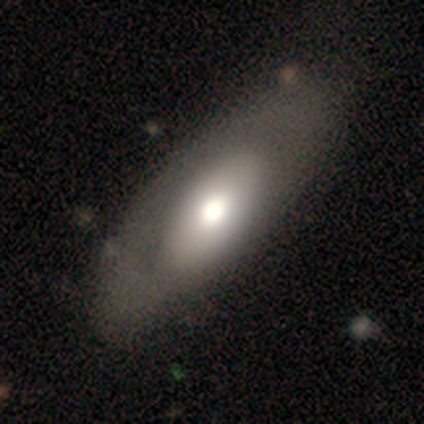
#> input picture images/img7.png, 424 x 424 px, found by its file name
$ python cut_and_scale_img.py
#> lines starting #> are read from the running program, lines starting #| are printed output that depends on the picture
'''process image to grayscaled, cutted, scaled image'''
import cv2

def read_path(path):
    '''return image object'''
    image = cv2.imread(path)
#> image is the input picture: shape (424, 424, 3); mean B, G, R 31.6, 33.3, 35.6
    return image

def cut_image(image):
    '''return cutted image, which is the central
    part of the image'''
    width = int(image.shape[1])
#> width = 424
    height = int(image.shape[0])
#> height = 424
    cropped = image[int(width/4):int(3*width/4),
                    int(height/4):int(3*height/4)]
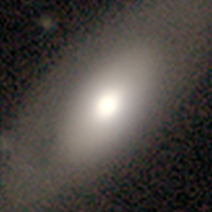
#> cropped: shape (212, 212, 3); mean B, G, R 65.1, 69.3, 74.4
    return cropped

def scale_image(image):
    '''scale image on 50 %'''
    width = int(image.shape[1] * 50 / 100)
#> width = 106
    height = int(image.shape[0] * 50 / 100)
#> height = 106
    dim = (width, height)
#> dim = (106, 106)
    resized = cv2.resize(image, dim, interpolation = cv2.INTER_AREA)
    return resized

def in_grey(image):
    '''return grayscaled image'''
    gray_image = cv2.cvtColor(image, cv2.COLOR_BGR2GRAY)
    return gray_image

def process_image(path):
    '''run procesed image'''
    return in_grey(scale_image(cut_image(read_path(path))))

def viewImage(image, name_of_window):
    '''show image'''
    cv2.namedWindow(name_of_window, cv2.WINDOW_NORMAL)
    cv2.imshow(name_of_window, image)
    cv2.waitKey(0)
    cv2.destroyAllWindows()

if __name__ == '__main__':
    path = r"D:\programing\second_semester\home_work\galaxy_classifier\images\img7.png"
    img = process_image(path)
    viewImage(process_image(path), 'after')
    viewImage(cv2.imread(path) ,'before')
    # [8 lines of commented-out code are left out]

$ run again, with images/img3.png copied over images/img7.png
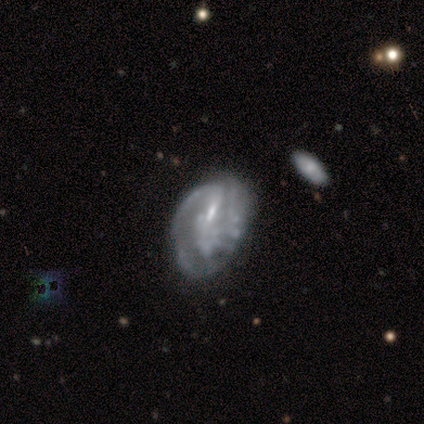
#> input picture images/img3.png, 424 x 424 px, found by its file name
#> in read_path, image is the input picture: shape (424, 424, 3); mean B, G, R 22.2, 21.6, 24.3
#> in cut_image, `width = int(image.shape[1])`: width = 424
#> in cut_image, `cropped = image[int(width/4):int(3*width/4), int(height/4):int(3*heigh..`:
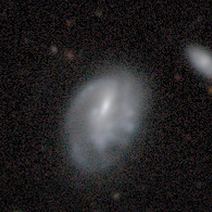
#> cropped: shape (212, 212, 3); mean B, G, R 36.4, 35.3, 37.2
#> in scale_image, `width = int(image.shape[1] * 50 / 100)`: width = 106
#> dim = (106, 106)
#> in scale_image, `resized = cv2.resize(image, dim, interpolation = cv2.INTER_AREA)`:
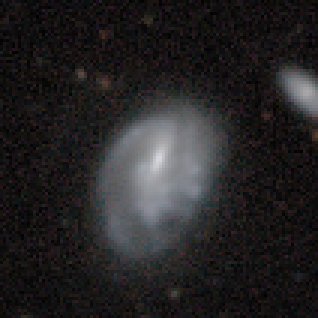
#> resized: shape (106, 106, 3) (shown 3 times larger); mean B, G, R 36.5, 35.4, 37.3

$ run again, with images/img4.png copied over images/img7.png
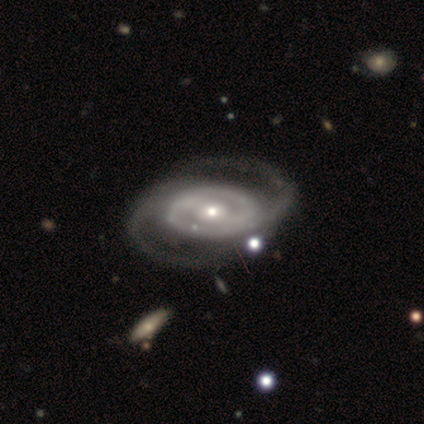
#> input picture images/img4.png, 424 x 424 px, found by its file name
#> in read_path, image is the input picture: shape (424, 424, 3); mean B, G, R 23.1, 23.1, 25.4
#> in cut_image, `width = int(image.shape[1])`: width = 424
#> in cut_image, `cropped = image[int(width/4):int(3*width/4), int(height/4):int(3*heigh..`:
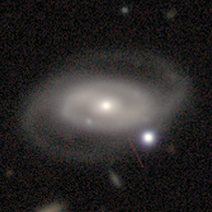
#> cropped: shape (212, 212, 3); mean B, G, R 39.9, 40.4, 43.1
#> in scale_image, `width = int(image.shape[1] * 50 / 100)`: width = 106
#> dim = (106, 106)
#> in in_grey, `gray_image = cv2.cvtColor(image, cv2.COLOR_BGR2GRAY)`:
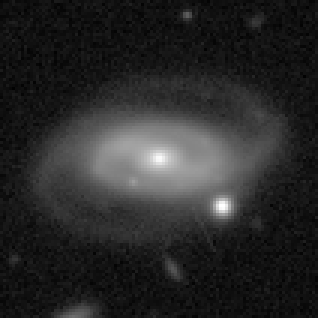
#> gray_image: shape (106, 106) (shown 3 times larger); min 2, max 254, mean 41.3

$ run again, with images/img5.png copied over images/img7.png
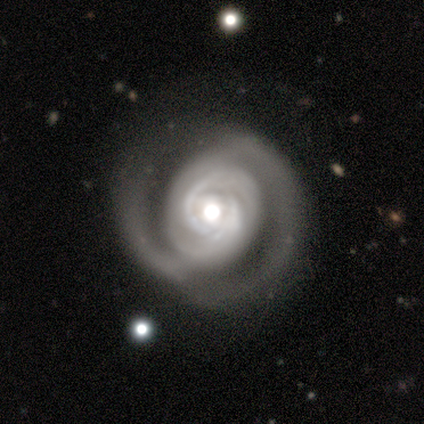
#> input picture images/img5.png, 424 x 424 px, found by its file name
#> in read_path, image is the input picture: shape (424, 424, 3); mean B, G, R 31.2, 32.4, 33.2
#> in cut_image, `width = int(image.shape[1])`: width = 424
#> in cut_image, `cropped = image[int(width/4):int(3*width/4), int(height/4):int(3*heigh..`:
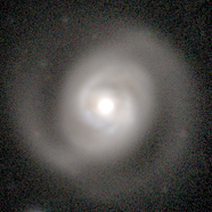
#> cropped: shape (212, 212, 3); mean B, G, R 72.4, 75.2, 77
#> in scale_image, `width = int(image.shape[1] * 50 / 100)`: width = 106
#> dim = (106, 106)
#> in in_grey, `gray_image = cv2.cvtColor(image, cv2.COLOR_BGR2GRAY)`:
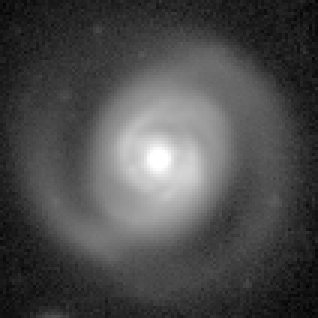
#> gray_image: shape (106, 106) (shown 3 times larger); min 3, max 255, mean 75.5
